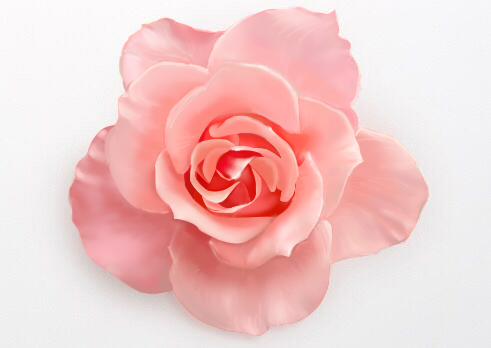
#> input picture Images/flower_1.jpg, 491 x 348 px, found by its file name
$ python convert_transparent_picture.py   (Python 2 division)
#> lines starting #> are read from the running program, lines starting #| are printed output that depends on the picture; after the words box and inside, x2 and y2 are one past the last pixel; in counts of white or black regions, pixels touching at a corner belong together
### base.py
# coding=utf-8

import os
import contextlib
import datetime
from PIL import Image


class NewImage:
    def __init__(self, file_name):
        self.base_dir = os.path.dirname(os.path.dirname(os.path.abspath(__file__)))
        self.img_file_dir = os.path.join(self.base_dir, u'GraphManipulation\Images')
        self.file_dir = os.path.join(self.img_file_dir, file_name)
        self.im = Image.open(self.file_dir)


@contextlib.contextmanager
def open_image(file_name):
    new_im = NewImage(file_name)
    try:
        yield new_im
    except Exception as e:
        print e
    finally:
        pass

# [2 lines that do not run on import are left out]


# [8 lines left out: function calculate_by_time, not called in this run]

### convert_transparent_picture.py
# coding=utf-8

import os
import re
import ImageFilter
import ImageEnhance
from base import open_image, calculate_by_time
from PIL import Image

'''
    1、透明图像的alpha通道值为0-255,0为透明， 255为100%
'''


# 获取图片主体(横)
def get_row_main_image(img, value):
    try:
        width, height = img.size
        r, g, b = img.split()
        alpha = b
        main_alpha = alpha.getdata()
        first_p = main_alpha[0]
        for h in range(height):
            start = 0
            end = 0
            for w in range(width):
                pixel = alpha.getpixel((w, h))
                if pixel < first_p - value:
                    start = w
                    break
            for _w in range(width)[::-1]:
                pixel = alpha.getpixel((_w, h))
                if pixel < first_p - value:
                    end = _w
                    break
            pixel_start_list = range(0, start)
            pixel_end_list = range(end, width)
            pixel_list = range(start, end)
            for p in pixel_start_list:
                alpha.putpixel((p, h), 0)
            for p in pixel_end_list:
                alpha.putpixel((p, h), 0)
            for p in pixel_list:
                alpha.putpixel((p, h), 255)
        return alpha
    except Exception as e:
        print e


# 获取图片主体(纵)
def get_col_main_image(img, value):
    try:
        width, height = img.size
        r, g, b = img.split()
        alpha = b
        main_alpha = alpha.getdata()
        first_p = main_alpha[0]
        for w in range(width):
            start = 0
            end = 0
            for h in range(height):
                pixel = alpha.getpixel((w, h))
                if pixel < first_p - value:
                    start = h
                    break
            for _h in range(height)[::-1]:
                pixel = alpha.getpixel((w, _h))
                if pixel < first_p - value:
                    end = _h
                    break
            pixel_start_list = range(0, start)
            pixel_end_list = range(end, height)
            pixel_list = range(start, end)
            for p in pixel_start_list:
                alpha.putpixel((w, p), 0)
            for p in pixel_end_list:
                alpha.putpixel((w, p), 0)
            for p in pixel_list:
                alpha.putpixel((w, p), 255)
        return alpha
    except Exception as e:
        print e


def get_main_image(img, value):
    row_alpha = get_row_main_image(img, value)
    col_alpha = get_col_main_image(img, value)
    width, height = img.size
    for h in range(height):
        for w in range(width):
            row_pixel = row_alpha.getpixel((w, h))
            col_pixel = col_alpha.getpixel((w, h))
            if row_pixel != col_pixel:
                col_alpha.putpixel((w, h), 0)
    alpha = col_alpha
    return alpha


# 测试简单白底图片转换为透明
def convert_trans_pic(img):
#> called with img = 'flower_1.jpg'
    try:
        with open_image(img) as image:
#> in __init__, self.im is the input picture: PIL image 491x348 RGB; mean R, G, B 241.4, 202.4, 201.4
            new_img = image.im
            if new_img.mode == 'RGB':
                r, g, b = new_img.split()
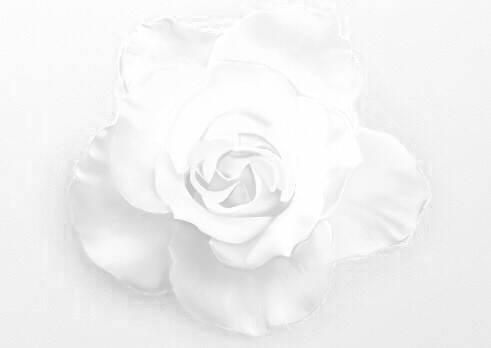
#> r: PIL image 491x348 L; min 187, max 255, mean 241.4
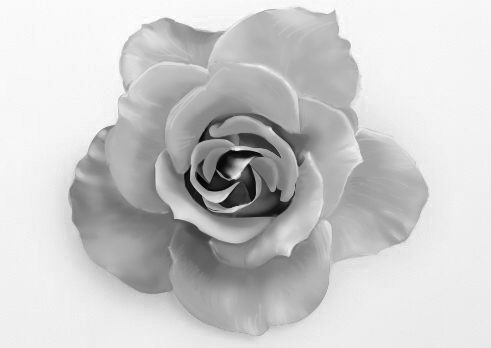
#> g: PIL image 491x348 L; min 2, max 255, mean 202.4
                a = get_main_image(new_img, 20)
#> in get_row_main_image, `first_p = main_alpha[0]`: first_p = 251
#> after the loop in get_row_main_image, `for h in range(height):`:
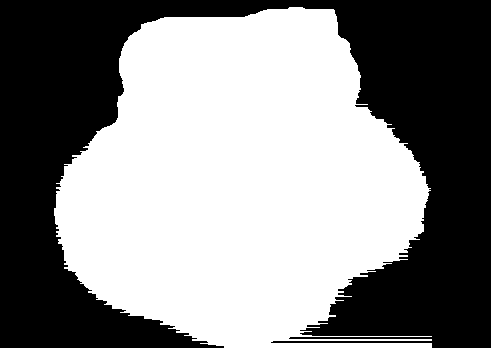
#> alpha: PIL image 491x348 L; 54.1% white; 1 black region, box (x1, y1, x2, y2) and area: (0, 0, 491, 348) 78452
#> after the loop in get_col_main_image, `for w in range(width):`:
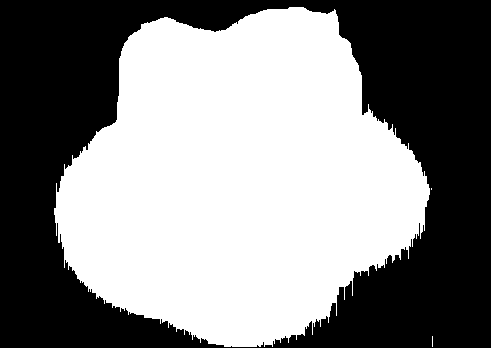
#> alpha: PIL image 491x348 L; 52.8% white; 1 black region, box (x1, y1, x2, y2) and area: (0, 0, 491, 348) 80733
#> after the loop in get_main_image, `for h in range(height):`:
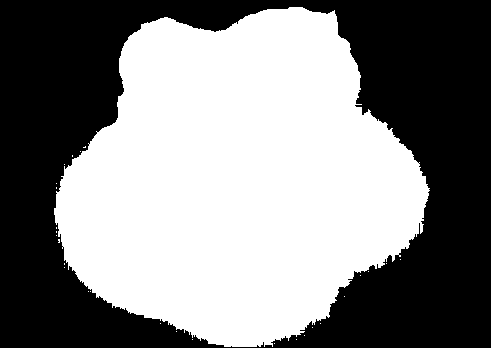
#> col_alpha: PIL image 491x348 L; 52.3% white; 1 black region, box (x1, y1, x2, y2) and area: (0, 0, 491, 348) 81431
                a_img = Image.merge('RGBA', (r, g, b, a))
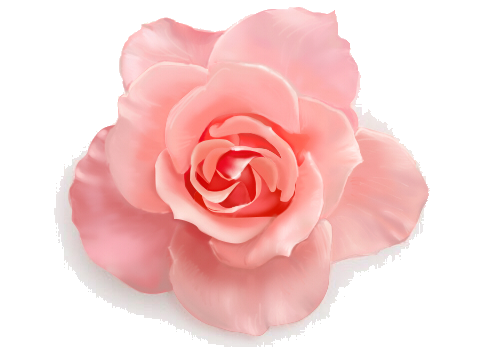
#> a_img: PIL image 491x348 RGBA; mean R, G, B, A 241.4, 202.4, 201.4, 133.5; transparent parts drawn white
                a_img.save('test.png')
            else:
                print 'not RGB mode'
    except Exception as e:
        print e

if __name__ == '__main__':
    convert_trans_pic('flower_1.jpg')

$ run again, with Images/cat_1.jpg copied over Images/flower_1.jpg
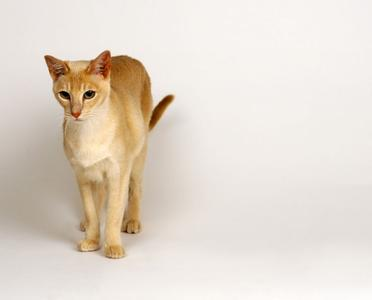
#> input picture Images/cat_1.jpg, 372 x 300 px, found by its file name
#> in __init__, self.im is the input picture: PIL image 372x300 RGB; mean R, G, B 226.8, 216.8, 205.7
#> in get_row_main_image, `first_p = main_alpha[0]`: first_p = 223
#> after the loop in get_row_main_image, `for h in range(height):`:
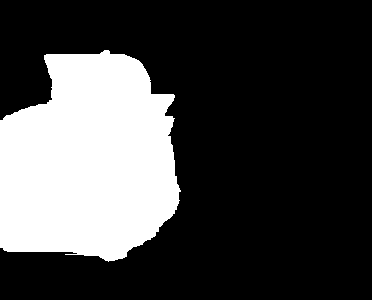
#> alpha: PIL image 372x300 L; 27% white; 1 white region, box (x1, y1, x2, y2) and area: (0, 50, 181, 262) 30159
#> in convert_trans_pic, `a_img = Image.merge('RGBA', (r, g, b, a))`:
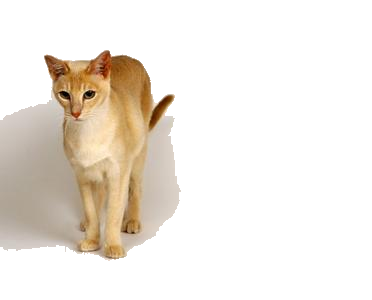
#> a_img: PIL image 372x300 RGBA; mean R, G, B, A 226.8, 216.8, 205.7, 67.3; transparent parts drawn white

$ run again, with Images/leaf.jpg copied over Images/flower_1.jpg
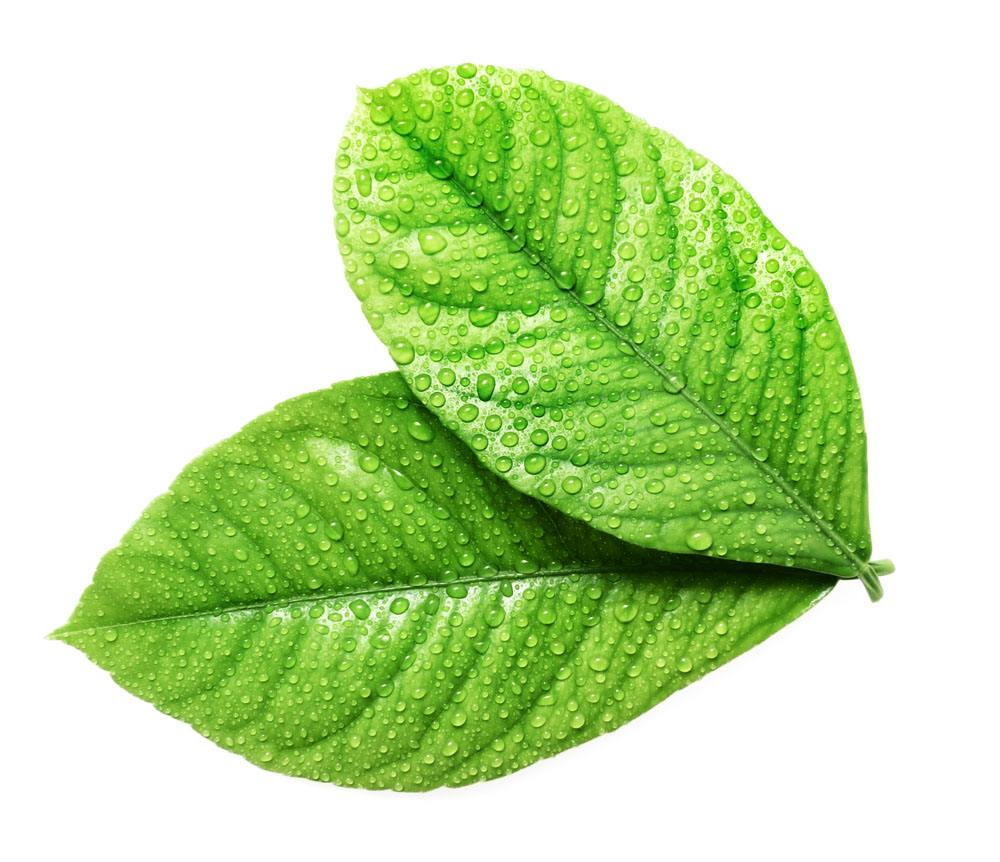
#> input picture Images/leaf.jpg, 1000 x 862 px, found by its file name
#> in __init__, self.im is the input picture: PIL image 1000x862 RGB; mean R, G, B 196.8, 224.1, 168.9
#> in get_row_main_image, `first_p = main_alpha[0]`: first_p = 255
#> after the loop in get_row_main_image, `for h in range(height):`:
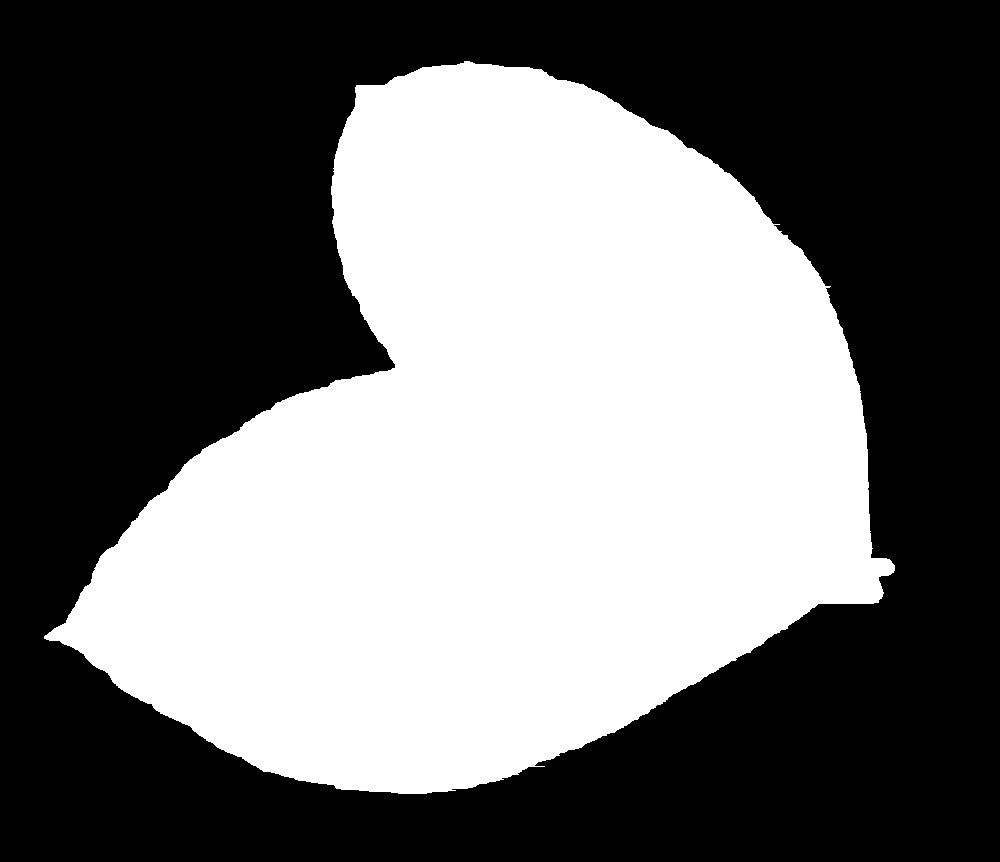
#> alpha: PIL image 1000x862 L; 43.8% white; 1 white region, box (x1, y1, x2, y2) and area: (44, 61, 895, 794) 377387
#> after the loop in get_main_image, `for h in range(height):`:
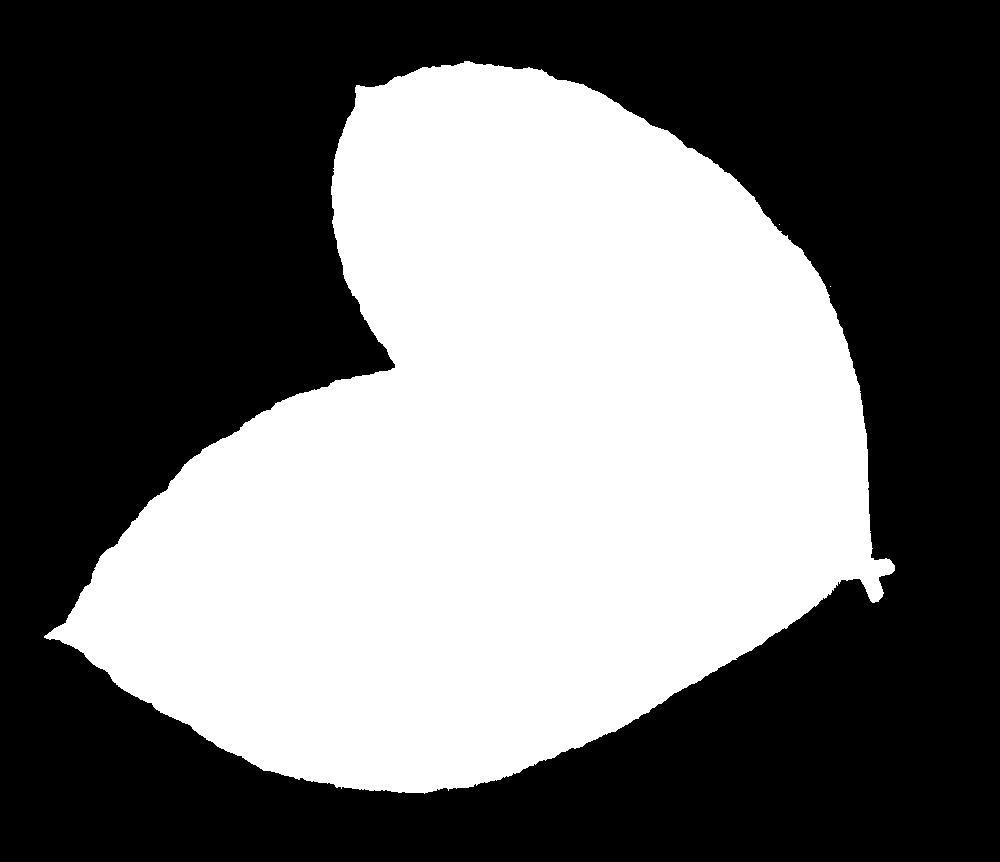
#> col_alpha: PIL image 1000x862 L; 43.6% white; 3 white regions (2 under 20 px), largest, box (x1, y1, x2, y2) and area: (44, 61, 895, 794) 375694
